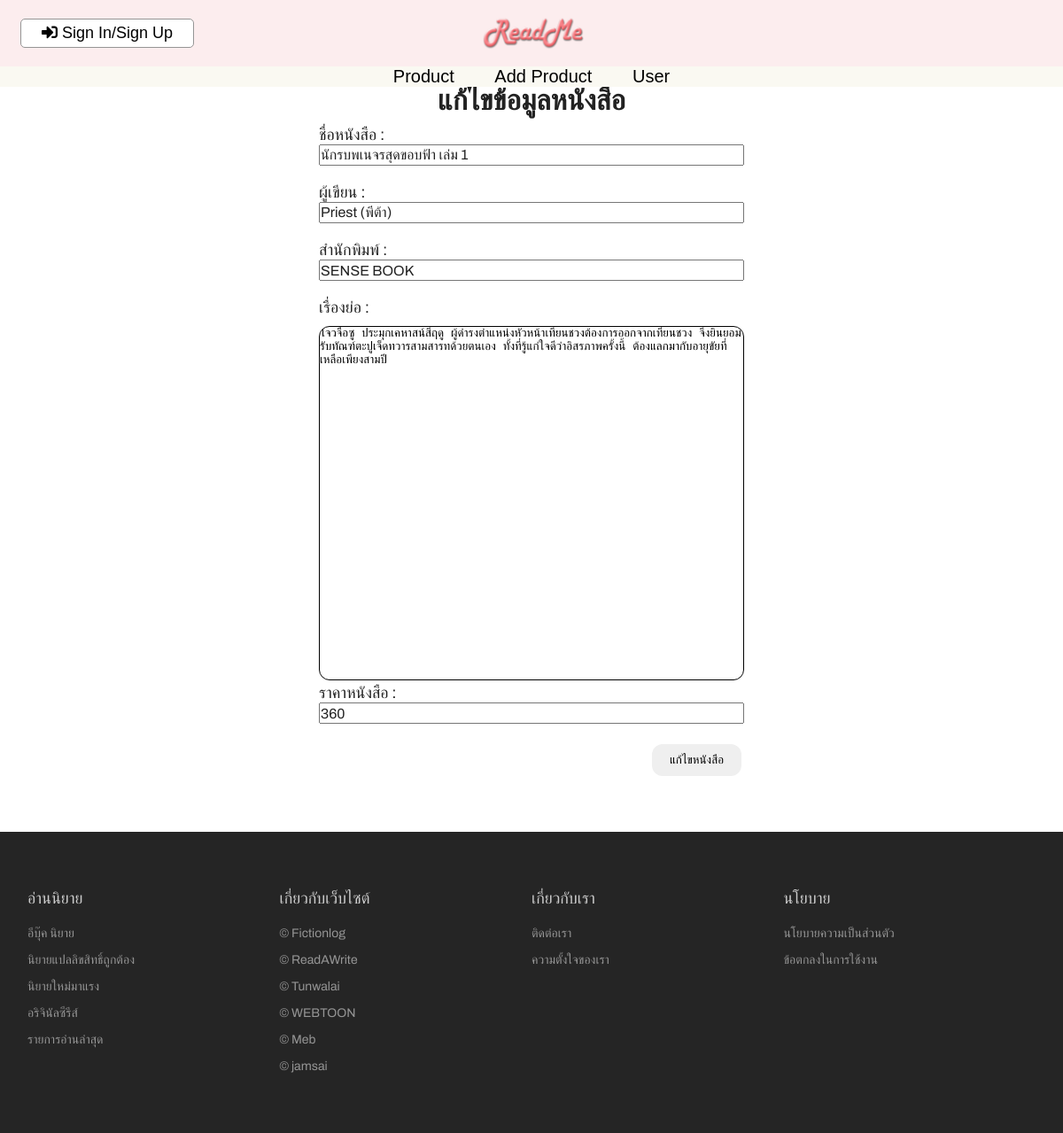
The app's page /admin_editproduct.php?book_id=2 with its own data.
### tables this page shows
CREATE TABLE `book` (
  `book_id` int(11) NOT NULL,
  `bookname` varchar(100) NOT NULL,
  `bookimage` varchar(1000) NOT NULL,
  `writer` varchar(50) NOT NULL,
  `company` varchar(100) NOT NULL,
  `synopsis` varchar(200) NOT NULL,
  `bookprice` float NOT NULL,
  `book_links` varchar(5000) NOT NULL,
  `amountbook_sales` int(11) NOT NULL,
  `category_id` int(11) NOT NULL
);

### admin_editproduct.php (the view, shortened to what this page needs)
<!DOCTYPE html>
<html lang="en">
<head>
    <link rel="stylesheet" href="./css/admin.css">
    <link rel="stylesheet" href="https://pro.fontawesome.com/releases/v5.10.0/css/all.css">
    <?php
        include "./nav-admin.php";
        if($_GET){
            $bookID = $_GET['book_id'];
            $sqlBook = "SELECT * FROM book WHERE book_id = '$bookID'";
            $rsBook = mysqli_query($conn, $sqlBook);
            $fetchBook = mysqli_fetch_row($rsBook);
        }
    ?>
</head>
<body>
    <div class="main-table" style="padding-top: 8%;">
        <h1>แก้ไขข้อมูลหนังสือ</h1>
        <form action="./backend/admin_editbook.php" method="POST">
            ชื่อหนังสือ : <br>
            <input type="text" name="bookName" value="<?php echo $fetchBook[1] ?>" required><br><br>
            ผู้เขียน : <br>
            <input type="text" name="bookWriter" value="<?php echo $fetchBook[3] ?>" required><br><br>
            สำนักพิมพ์ : <br>
            <input type="text" name="bookCompany" value="<?php echo $fetchBook[4] ?>" required><br><br>
            เรื่องย่อ : <br>
            <textarea style="border: 1px solid black;" name="bookSynopsis" cols="10" rows="10" maxlength="200" required><?php echo $fetchBook[5] ?></textarea>
            ราคาหนังสือ : <br>
            <input type="number" name="bookPrice" value="<?php echo $fetchBook[6] ?>" required><br><br>
            <button style="float: right;" type="submit">แก้ไขหนังสือ</button>
        </form>
    </div>
    <?php include "./footer.php"; ?>
</body>
</html>

### css/admin.css (style rules this page uses)
:root { --primaryColor: #f1f1f1; --black: #222; --black2: #555; --black3: #252525; --black4: #000; --black5: #212529; --orange: #eb0028; --white: #fff; --grey: #959595; --grey2: #666; --grey3: #ccc; --secondaryColor: #2b1f4d; --yellow: #ffc400; --green: #59b210; --blue: rgb(56, 10, 223); --banner: #fcedee; --pastel: #ff968a; --lightblue: rgb(49, 131, 255); }
body, input { font-size: 1.6rem; font-weight: 400; font-family: "Archivo", sans-serif; color: var(--black); }
form { width: 40%; font-size: 18px; }
input { width: 100%; height: 1.5em; outline: none; }
h1 { margin-bottom: 10px; }
.main-table { display: flex; flex-direction: column; align-items: center; margin-bottom: 5%; }

### css/styles.css (style rules this page uses)
:root { --primaryColor: #f1f1f1; --black: #222; --black2: #555; --black3: #252525; --black4: #000; --black5: #212529; --orange: #eb0028; --white: #fff; --grey: #959595; --grey2: #666; --grey3: #ccc; --secondaryColor: #2b1f4d; --yellow: #ffc400; --green: #59b210; --blue: rgb(56, 10, 223); --banner: #fcedee; --pastel: #ff968a; --lightblue: rgb(49, 131, 255); }
* { margin: 0; padding: 0; box-sizing: inherit; }
html { font-size: 62.5%; box-sizing: border-box; scroll-behavior: smooth; }
body, input { font-size: 1.6rem; font-weight: 400; font-family: "Archivo", sans-serif; color: var(--black); }
textarea { resize: none; margin-top: 1rem; width: 100%; height: 50vh; border: 0; border-radius: 12px; background-color: #ffffff; }
button { margin: 0.3rem; padding: 1rem 2rem 1rem 2rem; border: 0; border-radius: 12px; }

### css/navbar.css (style rules this page uses)
:root { --primaryColor: #f1f1f1; --black: #222; --black2: #555; --black3: #252525; --black4: #000; --black5: #212529; --orange: #eb0028; --white: #fff; --grey: #959595; --grey2: #666; --grey3: #ccc; --secondaryColor: #2b1f4d; --yellow: #ffcc00; --green: #59b210; --blue: rgb(56, 10, 223); --banner: #fcedee; --pastel: #ff968a; }

### records on screen
book: bookName "นักรบพเนจรสุดขอบฟ้า เล่ม 1", bookWriter "Priest (พีต้า)", bookCompany "SENSE BOOK", bookSynopsis "โจวจื่อซู ประมุกเคหาสน์สี่ฤดู ผู้ดำรงตำแหน่งหัวหน้าเทียนชวงต้องการออกจากเทียนชวง จึงยินยอมรับทัณฑ์ตะปูเจ็ดทวารสามสารทด้วยตนเอง ทั้งที่รู้แก่ใจดีว่าอิสรภาพครั้งนี้ ต้องแลกมากับอายุขัยที่เหลือเพียงสามปี", bookPrice "360"
